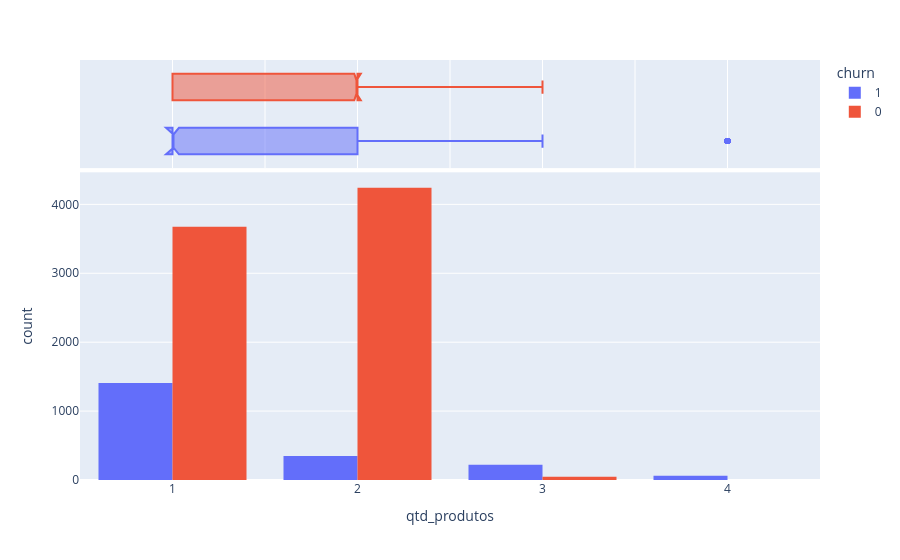

Write notebook code for a chart like this one.
### Markdown cell above
Olhando para o histograma encontramos uma razão maior entre churns e clientes retidos nos valores de pontuação de crédito menores de 400

### Code cell
quantidade_produtos_churn = px.histogram(tabela,
                                        x = "qtd_produtos",
                                        color = "churn",
                                        marginal = "box",
                                        barmode = "group")

quantidade_produtos_churn.show()

### Figure 1 — Plotly figure (JSON) as saved in the notebook; plotly's stock layout.template omitted (floating-point values rounded to 4 significant figures; data arrays with more than 128 entries replaced by an {"elided": "..."} marker saying what was removed)
{"data": [{"alignmentgroup": "True", "bingroup": "x", "hovertemplate": "churn=1<br>qtd_produtos=%{x}<br>count=%{y}<extra></extra>", "legendgroup": "1", "marker": {"color": "#636efa", "pattern": {"shape": ""}}, "name": "1", "offsetgroup": "1", "orientation": "v", "showlegend": true, "type": "histogram", "x": {"elided": "2037 int values"}, "xaxis": "x", "yaxis": "y"}, {"alignmentgroup": "True", "hovertemplate": "churn=1<br>qtd_produtos=%{x}<extra></extra>", "legendgroup": "1", "marker": {"color": "#636efa"}, "name": "1", "notched": true, "offsetgroup": "1", "showlegend": false, "type": "box", "x": {"elided": "2037 int values"}, "xaxis": "x2", "yaxis": "y2"}, {"alignmentgroup": "True", "bingroup": "x", "hovertemplate": "churn=0<br>qtd_produtos=%{x}<br>count=%{y}<extra></extra>", "legendgroup": "0", "marker": {"color": "#EF553B", "pattern": {"shape": ""}}, "name": "0", "offsetgroup": "0", "orientation": "v", "showlegend": true, "type": "histogram", "x": {"elided": "7963 int values"}, "xaxis": "x", "yaxis": "y"}, {"alignmentgroup": "True", "hovertemplate": "churn=0<br>qtd_produtos=%{x}<extra></extra>", "legendgroup": "0", "marker": {"color": "#EF553B"}, "name": "0", "notched": true, "offsetgroup": "0", "showlegend": false, "type": "box", "x": {"elided": "7963 int values"}, "xaxis": "x2", "yaxis": "y2"}], "layout": {"barmode": "group", "legend": {"title": {"text": "churn"}, "tracegroupgap": 0}, "margin": {"t": 60}, "xaxis": {"anchor": "y", "domain": [0, 1], "title": {"text": "qtd_produtos"}}, "xaxis2": {"anchor": "y2", "domain": [0, 1], "matches": "x", "showgrid": true, "showticklabels": false}, "yaxis": {"anchor": "x", "domain": [0, 0.7326], "title": {"text": "count"}}, "yaxis2": {"anchor": "x2", "domain": [0.7426, 1], "matches": "y2", "showgrid": false, "showline": false, "showticklabels": false, "ticks": ""}}}
